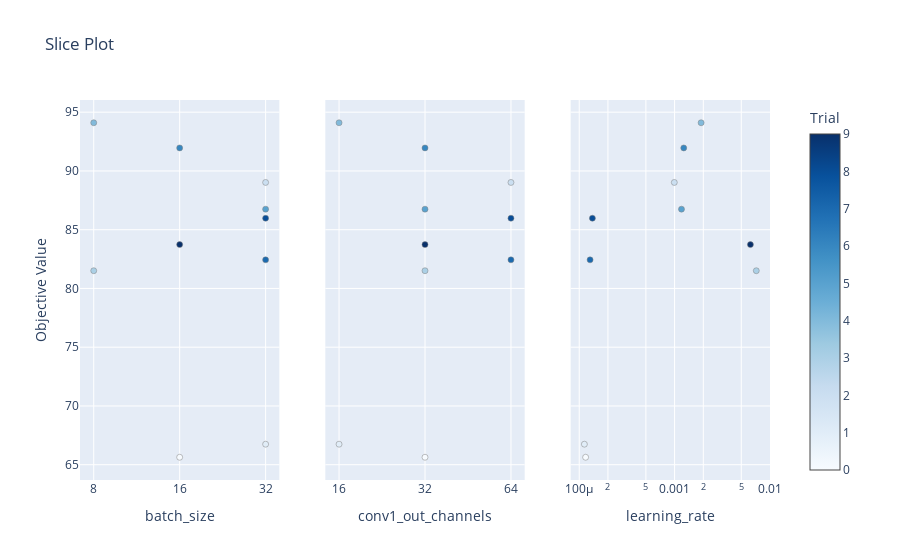

Notebook code for this chart:
### Code cell
fig4 = plot_slice(study, params=["learning_rate", "batch_size", "conv1_out_channels"])
fig4.show()

### Figure 1 — Plotly figure (JSON) as saved in the notebook; plotly's stock layout.template omitted (floating-point values rounded to 4 significant figures)
{"data": [{"marker": {"color": [0, 1, 2, 3, 4, 5, 6, 7, 8, 9], "colorbar": {"title": {"text": "Trial"}, "x": 1, "xpad": 40}, "colorscale": [[0, "rgb(247,251,255)"], [0.125, "rgb(222,235,247)"], [0.25, "rgb(198,219,239)"], [0.375, "rgb(158,202,225)"], [0.5, "rgb(107,174,214)"], [0.625, "rgb(66,146,198)"], [0.75, "rgb(33,113,181)"], [0.875, "rgb(8,81,156)"], [1, "rgb(8,48,107)"]], "line": {"color": "Grey", "width": 0.5}, "showscale": true}, "mode": "markers", "name": "Feasible Trial", "showlegend": false, "type": "scatter", "x": [16, 32, 32, 8, 8, 32, 16, 32, 32, 16], "xaxis": "x", "y": [65.63, 66.75, 89.02, 81.51, 94.1, 86.75, 91.96, 82.43, 85.98, 83.73], "yaxis": "y"}, {"marker": {"color": [0, 1, 2, 3, 4, 5, 6, 7, 8, 9], "colorbar": {"title": {"text": "Trial"}, "x": 1, "xpad": 40}, "colorscale": [[0, "rgb(247,251,255)"], [0.125, "rgb(222,235,247)"], [0.25, "rgb(198,219,239)"], [0.375, "rgb(158,202,225)"], [0.5, "rgb(107,174,214)"], [0.625, "rgb(66,146,198)"], [0.75, "rgb(33,113,181)"], [0.875, "rgb(8,81,156)"], [1, "rgb(8,48,107)"]], "line": {"color": "Grey", "width": 0.5}, "showscale": false}, "mode": "markers", "name": "Feasible Trial", "showlegend": false, "type": "scatter", "x": [32, 16, 64, 32, 16, 32, 32, 64, 64, 32], "xaxis": "x2", "y": [65.63, 66.75, 89.02, 81.51, 94.1, 86.75, 91.96, 82.43, 85.98, 83.73], "yaxis": "y2"}, {"marker": {"color": [0, 1, 2, 3, 4, 5, 6, 7, 8, 9], "colorbar": {"title": {"text": "Trial"}, "x": 1, "xpad": 40}, "colorscale": [[0, "rgb(247,251,255)"], [0.125, "rgb(222,235,247)"], [0.25, "rgb(198,219,239)"], [0.375, "rgb(158,202,225)"], [0.5, "rgb(107,174,214)"], [0.625, "rgb(66,146,198)"], [0.75, "rgb(33,113,181)"], [0.875, "rgb(8,81,156)"], [1, "rgb(8,48,107)"]], "line": {"color": "Grey", "width": 0.5}, "showscale": false}, "mode": "markers", "name": "Feasible Trial", "showlegend": false, "type": "scatter", "x": [0.0001166, 0.0001132, 0.0009927, 0.007187, 0.001897, 0.001181, 0.001247, 0.0001299, 0.0001374, 0.006238], "xaxis": "x3", "y": [65.63, 66.75, 89.02, 81.51, 94.1, 86.75, 91.96, 82.43, 85.98, 83.73], "yaxis": "y3"}], "layout": {"title": {"text": "Slice Plot"}, "xaxis": {"anchor": "y", "categoryarray": [8, 16, 32], "categoryorder": "array", "domain": [0, 0.2889], "title": {"text": "batch_size"}, "type": "category"}, "xaxis2": {"anchor": "y2", "categoryarray": [8, 16, 32, 64], "categoryorder": "array", "domain": [0.3556, 0.6444], "title": {"text": "conv1_out_channels"}, "type": "category"}, "xaxis3": {"anchor": "y3", "domain": [0.7111, 1], "title": {"text": "learning_rate"}, "type": "log"}, "yaxis": {"anchor": "x", "domain": [0, 1], "title": {"text": "Objective Value"}}, "yaxis2": {"anchor": "x2", "domain": [0, 1], "matches": "y", "showticklabels": false}, "yaxis3": {"anchor": "x3", "domain": [0, 1], "matches": "y", "showticklabels": false}}}
